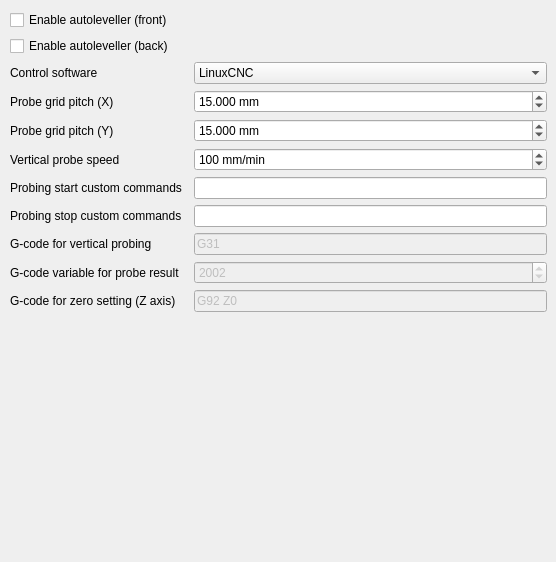
        <widget class="QWidget" name="autolevellerTab">
         <attribute name="title">
          <string>Autoleveller</string>
         </attribute>
         <widget class="QWidget" name="formLayoutWidget_5">
          <property name="geometry">
           <rect>
            <x>10</x>
            <y>10</y>
            <width>537</width>
            <height>543</height>
           </rect>
          </property>
          <layout class="QGridLayout" name="autolevellerGridLayout">
           <property name="sizeConstraint">
            <enum>QLayout::SetDefaultConstraint</enum>
           </property>
           <property name="horizontalSpacing">
            <number>12</number>
           </property>
           <property name="verticalSpacing">
            <number>6</number>
           </property>
           <item row="0" column="0">
            <widget class="QCheckBox" name="alfrontCheckBox">
             <property name="toolTip">
              <string>&lt;html&gt;&lt;head/&gt;&lt;body&gt;&lt;p&gt;&lt;span style=&quot; font-style:italic;&quot;&gt;--al-front&lt;/span&gt;&lt;/p&gt;&lt;p&gt;Enable the autoleveller for the front side&lt;/p&gt;&lt;/body&gt;&lt;/html&gt;</string>
             </property>
             <property name="text">
              <string>Enable autoleveller (front)</string>
             </property>
             <property name="checked">
              <bool>false</bool>
             </property>
            </widget>
           </item>
           <item row="1" column="0">
            <widget class="QCheckBox" name="albackCheckBox">
             <property name="toolTip">
              <string>&lt;html&gt;&lt;head/&gt;&lt;body&gt;&lt;p&gt;&lt;span style=&quot; font-style:italic;&quot;&gt;--al-back&lt;/span&gt;&lt;/p&gt;&lt;p&gt;Enable the autoleveller for the front side&lt;/p&gt;&lt;/body&gt;&lt;/html&gt;</string>
             </property>
             <property name="text">
              <string>Enable autoleveller (back)</string>
             </property>
             <property name="checked">
              <bool>false</bool>
             </property>
            </widget>
           </item>
           <item row="2" column="0">
            <widget class="QLabel" name="softwareLabel">
             <property name="toolTip">
              <string>&lt;html&gt;&lt;head/&gt;&lt;body&gt;&lt;p&gt;&lt;span style=&quot; font-style:italic;&quot;&gt;--software&lt;/span&gt;&lt;/p&gt;&lt;p&gt;the height probing commands are different from software to software. Use this option to select the used software; currently supported programs are LinuxCNC, Mach3, Mach4 and custom. With custom you can specify al-probecode, al-probevar and al-setzzero, in order to generate gcode for an unsupported software. For compatibility reasons, the custom gcode is much bigger (3-4 times) than the gcode for a supported software.&lt;/p&gt;&lt;/body&gt;&lt;/html&gt;</string>
             </property>
             <property name="text">
              <string>Control software</string>
             </property>
             <property name="buddy">
              <cstring>softwareComboBox</cstring>
             </property>
            </widget>
           </item>
           <item row="2" column="1">
            <widget class="QComboBox" name="softwareComboBox">
             <property name="toolTip">
              <string>&lt;html&gt;&lt;head/&gt;&lt;body&gt;&lt;p&gt;&lt;span style=&quot; font-style:italic;&quot;&gt;--software&lt;/span&gt;&lt;/p&gt;&lt;p&gt;the height probing commands are different from software to software. Use this option to select the used software; currently supported programs are LinuxCNC, Mach3, Mach4 and custom. With custom you can specify al-probecode, al-probevar and al-setzzero, in order to generate gcode for an unsupported software. For compatibility reasons, the custom gcode is much bigger (3-4 times) than the gcode for a supported software.&lt;/p&gt;&lt;/body&gt;&lt;/html&gt;</string>
             </property>
             <item>
              <property name="text">
               <string>LinuxCNC</string>
              </property>
             </item>
             <item>
              <property name="text">
               <string>Mach3</string>
              </property>
             </item>
             <item>
              <property name="text">
               <string>Mach4</string>
              </property>
             </item>
             <item>
              <property name="text">
               <string>custom</string>
              </property>
             </item>
            </widget>
           </item>
           <item row="3" column="0">
            <widget class="QLabel" name="alxLabel">
             <property name="toolTip">
              <string>&lt;html&gt;&lt;head/&gt;&lt;body&gt;&lt;p&gt;&lt;span style=&quot; font-style:italic;&quot;&gt;--al-x&lt;/span&gt;&lt;/p&gt;&lt;p&gt;Width of the probing on the X axis. Higher values increase the levelling precision but also increases the probing time (but not the milling time)&lt;/p&gt;&lt;/body&gt;&lt;/html&gt;</string>
             </property>
             <property name="text">
              <string>Probe grid pitch (X)</string>
             </property>
             <property name="buddy">
              <cstring>alxDoubleSpinBox</cstring>
             </property>
            </widget>
           </item>
           <item row="3" column="1">
            <widget class="QDoubleSpinBox" name="alxDoubleSpinBox">
             <property name="toolTip">
              <string>&lt;html&gt;&lt;head/&gt;&lt;body&gt;&lt;p&gt;&lt;span style=&quot; font-style:italic;&quot;&gt;--al-x&lt;/span&gt;&lt;/p&gt;&lt;p&gt;Width of the probing on the X axis. Higher values increase the levelling precision but also increases the probing time (but not the milling time)&lt;/p&gt;&lt;/body&gt;&lt;/html&gt;</string>
             </property>
             <property name="suffix">
              <string> mm</string>
             </property>
             <property name="decimals">
              <number>3</number>
             </property>
             <property name="minimum">
              <double>1.000000000000000</double>
             </property>
             <property name="maximum">
              <double>1000.000000000000000</double>
             </property>
             <property name="value">
              <double>15.000000000000000</double>
             </property>
            </widget>
           </item>
           <item row="4" column="0">
            <widget class="QLabel" name="alyLabel">
             <property name="toolTip">
              <string>&lt;html&gt;&lt;head/&gt;&lt;body&gt;&lt;p&gt;&lt;span style=&quot; font-style:italic;&quot;&gt;--al-y&lt;/span&gt;&lt;/p&gt;&lt;p&gt;Width of the probing on the Y axis. Higher values increase the levelling precision but also increases the probing time (but not the milling time)&lt;/p&gt;&lt;/body&gt;&lt;/html&gt;</string>
             </property>
             <property name="text">
              <string>Probe grid pitch (Y)</string>
             </property>
             <property name="buddy">
              <cstring>alyDoubleSpinBox</cstring>
             </property>
            </widget>
           </item>
           <item row="4" column="1">
            <widget class="QDoubleSpinBox" name="alyDoubleSpinBox">
             <property name="toolTip">
              <string>&lt;html&gt;&lt;head/&gt;&lt;body&gt;&lt;p&gt;&lt;span style=&quot; font-style:italic;&quot;&gt;--al-y&lt;/span&gt;&lt;/p&gt;&lt;p&gt;Width of the probing on the Y axis. Higher values increase the levelling precision but also increases the probing time (but not the milling time)&lt;/p&gt;&lt;/body&gt;&lt;/html&gt;</string>
             </property>
             <property name="suffix">
              <string> mm</string>
             </property>
             <property name="decimals">
              <number>3</number>
             </property>
             <property name="minimum">
              <double>1.000000000000000</double>
             </property>
             <property name="maximum">
              <double>1000.000000000000000</double>
             </property>
             <property name="value">
              <double>15.000000000000000</double>
             </property>
            </widget>
           </item>
           <item row="5" column="0">
            <widget class="QLabel" name="alprobefeedLabel">
             <property name="toolTip">
              <string>&lt;html&gt;&lt;head/&gt;&lt;body&gt;&lt;p&gt;&lt;span style=&quot; font-style:italic;&quot;&gt;--al-probefeed&lt;/span&gt;&lt;/p&gt;&lt;p&gt;Probe speed on the Z axis. Higher values decrease the probing time but also increase the wear of the probing tool&lt;/p&gt;&lt;/body&gt;&lt;/html&gt;</string>
             </property>
             <property name="text">
              <string>Vertical probe speed</string>
             </property>
             <property name="buddy">
              <cstring>alprobefeedSpinBox</cstring>
             </property>
            </widget>
           </item>
           <item row="5" column="1">
            <widget class="QSpinBox" name="alprobefeedSpinBox">
             <property name="toolTip">
              <string>&lt;html&gt;&lt;head/&gt;&lt;body&gt;&lt;p&gt;&lt;span style=&quot; font-style:italic;&quot;&gt;--al-probefeed&lt;/span&gt;&lt;/p&gt;&lt;p&gt;Probe speed on the Z axis. Higher values decrease the probing time but also increase the wear of the probing tool&lt;/p&gt;&lt;/body&gt;&lt;/html&gt;</string>
             </property>
             <property name="suffix">
              <string> mm/min</string>
             </property>
             <property name="maximum">
              <number>5000</number>
             </property>
             <property name="singleStep">
              <number>10</number>
             </property>
             <property name="value">
              <number>100</number>
             </property>
            </widget>
           </item>
           <item row="6" column="0">
            <widget class="QLabel" name="alprobeonLabel">
             <property name="toolTip">
              <string>&lt;html&gt;&lt;head/&gt;&lt;body&gt;&lt;p&gt;&lt;span style=&quot; font-style:italic;&quot;&gt;--al-probe-on&lt;/span&gt;&lt;/p&gt;&lt;p&gt;Insert these commands at the start of the probing sequence. You can use this argument to add a M64/M65 command (LinuxCNC) to automatically enable the probe tool. Use a at sign (@) to insert a newline&lt;/p&gt;&lt;/body&gt;&lt;/html&gt;</string>
             </property>
             <property name="text">
              <string>Probing start custom commands</string>
             </property>
             <property name="buddy">
              <cstring>alprobeonLineEdit</cstring>
             </property>
            </widget>
           </item>
           <item row="6" column="1">
            <widget class="QLineEdit" name="alprobeonLineEdit">
             <property name="toolTip">
              <string>&lt;html&gt;&lt;head/&gt;&lt;body&gt;&lt;p&gt;&lt;span style=&quot; font-style:italic;&quot;&gt;--al-probe-on&lt;/span&gt;&lt;/p&gt;&lt;p&gt;Insert these commands at the start of the probing sequence. You can use this argument to add a M64/M65 command (LinuxCNC) to automatically enable the probe tool. Use a at sign (@) to insert a newline&lt;/p&gt;&lt;/body&gt;&lt;/html&gt;</string>
             </property>
             <property name="placeholderText">
              <string/>
             </property>
            </widget>
           </item>
           <item row="7" column="0">
            <widget class="QLabel" name="alprobeoffLabel">
             <property name="toolTip">
              <string>&lt;html&gt;&lt;head/&gt;&lt;body&gt;&lt;p&gt;&lt;span style=&quot; font-style:italic;&quot;&gt;--al-probe-off&lt;/span&gt;&lt;/p&gt;&lt;p&gt;Insert these commands at the end of the probing sequence, replacing the standard M0 command. You can use this argument to add a M64/M65 command (LinuxCNC) to automatically disable the probe tool. Use a at sign (@) to insert a newline&lt;/p&gt;&lt;/body&gt;&lt;/html&gt;</string>
             </property>
             <property name="text">
              <string>Probing stop custom commands</string>
             </property>
             <property name="buddy">
              <cstring>alprobeoffLineEdit</cstring>
             </property>
            </widget>
           </item>
           <item row="7" column="1">
            <widget class="QLineEdit" name="alprobeoffLineEdit">
             <property name="toolTip">
              <string>&lt;html&gt;&lt;head/&gt;&lt;body&gt;&lt;p&gt;&lt;span style=&quot; font-style:italic;&quot;&gt;--al-probe-off&lt;/span&gt;&lt;/p&gt;&lt;p&gt;Insert these commands at the end of the probing sequence, replacing the standard M0 command. You can use this argument to add a M64/M65 command (LinuxCNC) to automatically disable the probe tool. Use a at sign (@) to insert a newline&lt;/p&gt;&lt;/body&gt;&lt;/html&gt;</string>
             </property>
            </widget>
           </item>
           <item row="8" column="0">
            <widget class="QLabel" name="alprobecodeLabel">
             <property name="enabled">
              <bool>true</bool>
             </property>
             <property name="toolTip">
              <string>&lt;html&gt;&lt;head/&gt;&lt;body&gt;&lt;p&gt;&lt;span style=&quot; font-style:italic;&quot;&gt;--al-probecode&lt;/span&gt;&lt;/p&gt;&lt;p&gt;custom Z probe code. For example, LinuxCNC uses G38.2 while Mach3, Mach4 and TurboCNC use G31. If unspecified, G31 will be used. This option is relevant only when --software=custom&lt;/p&gt;&lt;/body&gt;&lt;/html&gt;</string>
             </property>
             <property name="text">
              <string>G-code for vertical probing</string>
             </property>
             <property name="buddy">
              <cstring>alprobecodeLineEdit</cstring>
             </property>
            </widget>
           </item>
           <item row="8" column="1">
            <widget class="QLineEdit" name="alprobecodeLineEdit">
             <property name="enabled">
              <bool>false</bool>
             </property>
             <property name="toolTip">
              <string>&lt;html&gt;&lt;head/&gt;&lt;body&gt;&lt;p&gt;&lt;span style=&quot; font-style:italic;&quot;&gt;--al-probecode&lt;/span&gt;&lt;/p&gt;&lt;p&gt;custom Z probe code. For example, LinuxCNC uses G38.2 while Mach3, Mach4 and TurboCNC use G31. If unspecified, G31 will be used. This option is relevant only when --software=custom&lt;/p&gt;&lt;/body&gt;&lt;/html&gt;</string>
             </property>
             <property name="text">
              <string>G31</string>
             </property>
            </widget>
           </item>
           <item row="9" column="0">
            <widget class="QLabel" name="alprobevarLabel">
             <property name="enabled">
              <bool>true</bool>
             </property>
             <property name="toolTip">
              <string>&lt;html&gt;&lt;head/&gt;&lt;body&gt;&lt;p&gt;&lt;span style=&quot; font-style:italic;&quot;&gt;--al-probevar&lt;/span&gt;&lt;/p&gt;&lt;p&gt;custom Z probe result variable. For example, LinuxCNC uses 5063 while Mach3, Mach4 and TurboCNC use 2002. If unspecified, 2002 will be used. This option is relevant only when --software=custom&lt;/p&gt;&lt;/body&gt;&lt;/html&gt;</string>
             </property>
             <property name="text">
              <string>G-code variable for probe result</string>
             </property>
             <property name="buddy">
              <cstring>alprobevarSpinBox</cstring>
             </property>
            </widget>
           </item>
           <item row="9" column="1">
            <widget class="QSpinBox" name="alprobevarSpinBox">
             <property name="enabled">
              <bool>false</bool>
             </property>
             <property name="toolTip">
              <string>&lt;html&gt;&lt;head/&gt;&lt;body&gt;&lt;p&gt;&lt;span style=&quot; font-style:italic;&quot;&gt;--al-probevar&lt;/span&gt;&lt;/p&gt;&lt;p&gt;custom Z probe result variable. For example, LinuxCNC uses 5063 while Mach3, Mach4 and TurboCNC use 2002. If unspecified, 2002 will be used. This option is relevant only when --software=custom&lt;/p&gt;&lt;/body&gt;&lt;/html&gt;</string>
             </property>
             <property name="minimum">
              <number>1</number>
             </property>
             <property name="maximum">
              <number>100000</number>
             </property>
             <property name="value">
              <number>2002</number>
             </property>
            </widget>
           </item>
           <item row="10" column="0">
            <widget class="QLabel" name="alsetzzeroLabel">
             <property name="enabled">
              <bool>true</bool>
             </property>
             <property name="toolTip">
              <string>&lt;html&gt;&lt;head/&gt;&lt;body&gt;&lt;p&gt;&lt;span style=&quot; font-style:italic;&quot;&gt;--al-setzzero&lt;/span&gt;&lt;/p&gt;&lt;p&gt;custom gcode for setting the actual height as the zero of the Z axis. For example, LinuxCNC uses G10 L20 P0 Z0 while Mach3, Mach4 and TurboCNC use G92 Z0. If unspecified, G92 Z0 will be used. This option is relevant only when --software=custom&lt;/p&gt;&lt;/body&gt;&lt;/html&gt;</string>
             </property>
             <property name="text">
              <string>G-code for zero setting (Z axis)</string>
             </property>
             <property name="buddy">
              <cstring>alsetzzeroLineEdit</cstring>
             </property>
            </widget>
           </item>
           <item row="10" column="1">
            <widget class="QLineEdit" name="alsetzzeroLineEdit">
             <property name="enabled">
              <bool>false</bool>
             </property>
             <property name="toolTip">
              <string>&lt;html&gt;&lt;head/&gt;&lt;body&gt;&lt;p&gt;&lt;span style=&quot; font-style:italic;&quot;&gt;--al-setzzero&lt;/span&gt;&lt;/p&gt;&lt;p&gt;custom gcode for setting the actual height as the zero of the Z axis. For example, LinuxCNC uses G10 L20 P0 Z0 while Mach3, Mach4 and TurboCNC use G92 Z0. If unspecified, G92 Z0 will be used. This option is relevant only when --software=custom&lt;/p&gt;&lt;/body&gt;&lt;/html&gt;</string>
             </property>
             <property name="text">
              <string>G92 Z0</string>
             </property>
            </widget>
           </item>
           <item row="11" column="0" colspan="2">
            <spacer name="verticalSpacer_6">
             <property name="orientation">
              <enum>Qt::Vertical</enum>
             </property>
             <property name="sizeHint" stdset="0">
              <size>
               <width>20</width>
               <height>40</height>
              </size>
             </property>
            </spacer>
           </item>
          </layout>
         </widget>
        </widget>
